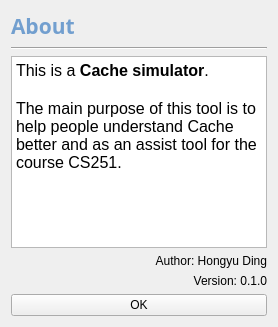
<?xml version="1.0" encoding="UTF-8"?>
<ui version="4.0">
 <class>AboutWindow</class>
 <widget class="QWidget" name="AboutWindow">
  <property name="geometry">
   <rect>
    <x>0</x>
    <y>0</y>
    <width>400</width>
    <height>300</height>
   </rect>
  </property>
  <property name="windowTitle">
   <string>About</string>
  </property>
  <layout class="QVBoxLayout" name="verticalLayout">
   <property name="sizeConstraint">
    <enum>QLayout::SetFixedSize</enum>
   </property>
   <item>
    <widget class="QLabel" name="AboutLabel">
     <property name="palette">
      <palette>
       <active>
        <colorrole role="WindowText">
         <brush brushstyle="SolidPattern">
          <color alpha="255">
           <red>114</red>
           <green>159</green>
           <blue>207</blue>
          </color>
         </brush>
        </colorrole>
        <colorrole role="Text">
         <brush brushstyle="SolidPattern">
          <color alpha="255">
           <red>0</red>
           <green>0</green>
           <blue>0</blue>
          </color>
         </brush>
        </colorrole>
        <colorrole role="PlaceholderText">
         <brush brushstyle="SolidPattern">
          <color alpha="128">
           <red>114</red>
           <green>159</green>
           <blue>207</blue>
          </color>
         </brush>
        </colorrole>
       </active>
       <inactive>
        <colorrole role="WindowText">
         <brush brushstyle="SolidPattern">
          <color alpha="255">
           <red>114</red>
           <green>159</green>
           <blue>207</blue>
          </color>
         </brush>
        </colorrole>
        <colorrole role="Text">
         <brush brushstyle="SolidPattern">
          <color alpha="255">
           <red>0</red>
           <green>0</green>
           <blue>0</blue>
          </color>
         </brush>
        </colorrole>
        <colorrole role="PlaceholderText">
         <brush brushstyle="SolidPattern">
          <color alpha="128">
           <red>114</red>
           <green>159</green>
           <blue>207</blue>
          </color>
         </brush>
        </colorrole>
       </inactive>
       <disabled>
        <colorrole role="WindowText">
         <brush brushstyle="SolidPattern">
          <color alpha="255">
           <red>190</red>
           <green>190</green>
           <blue>190</blue>
          </color>
         </brush>
        </colorrole>
        <colorrole role="Text">
         <brush brushstyle="SolidPattern">
          <color alpha="255">
           <red>190</red>
           <green>190</green>
           <blue>190</blue>
          </color>
         </brush>
        </colorrole>
        <colorrole role="PlaceholderText">
         <brush brushstyle="SolidPattern">
          <color alpha="128">
           <red>0</red>
           <green>0</green>
           <blue>0</blue>
          </color>
         </brush>
        </colorrole>
       </disabled>
      </palette>
     </property>
     <property name="font">
      <font>
       <family>Impact</family>
       <pointsize>16</pointsize>
       <weight>75</weight>
       <bold>true</bold>
      </font>
     </property>
     <property name="text">
      <string>About</string>
     </property>
    </widget>
   </item>
   <item>
    <widget class="Line" name="line">
     <property name="orientation">
      <enum>Qt::Horizontal</enum>
     </property>
    </widget>
   </item>
   <item>
    <widget class="QTextBrowser" name="textBrowser">
     <property name="html">
      <string>&lt;!DOCTYPE HTML PUBLIC &quot;-//W3C//DTD HTML 4.0//EN&quot; &quot;http://www.w3.org/TR/REC-html40/strict.dtd&quot;&gt;
&lt;html&gt;&lt;head&gt;&lt;meta name=&quot;qrichtext&quot; content=&quot;1&quot; /&gt;&lt;style type=&quot;text/css&quot;&gt;
p, li { white-space: pre-wrap; }
&lt;/style&gt;&lt;/head&gt;&lt;body style=&quot; font-family:'WenQuanYi Micro Hei Mono Bold'; font-size:11pt; font-weight:400; font-style:normal;&quot;&gt;
&lt;p style=&quot; margin-top:0px; margin-bottom:0px; margin-left:0px; margin-right:0px; -qt-block-indent:0; text-indent:0px;&quot;&gt;&lt;span style=&quot; font-size:12pt;&quot;&gt;This is a &lt;/span&gt;&lt;span style=&quot; font-size:12pt; font-weight:600;&quot;&gt;Cache simulator&lt;/span&gt;&lt;span style=&quot; font-size:12pt;&quot;&gt;. &lt;/span&gt;&lt;/p&gt;
&lt;p style=&quot;-qt-paragraph-type:empty; margin-top:0px; margin-bottom:0px; margin-left:0px; margin-right:0px; -qt-block-indent:0; text-indent:0px; font-size:12pt;&quot;&gt;&lt;br /&gt;&lt;/p&gt;
&lt;p style=&quot; margin-top:0px; margin-bottom:0px; margin-left:0px; margin-right:0px; -qt-block-indent:0; text-indent:0px;&quot;&gt;&lt;span style=&quot; font-size:12pt;&quot;&gt;The main purpose of this tool is to help people understand Cache better and as an assist tool for the course CS251.&lt;/span&gt;&lt;/p&gt;&lt;/body&gt;&lt;/html&gt;</string>
     </property>
    </widget>
   </item>
   <item>
    <widget class="QLabel" name="authorLabel">
     <property name="text">
      <string>Author: Hongyu Ding</string>
     </property>
     <property name="alignment">
      <set>Qt::AlignRight|Qt::AlignTrailing|Qt::AlignVCenter</set>
     </property>
    </widget>
   </item>
   <item>
    <widget class="QLabel" name="label">
     <property name="text">
      <string>Version: 0.1.0</string>
     </property>
     <property name="alignment">
      <set>Qt::AlignRight|Qt::AlignTrailing|Qt::AlignVCenter</set>
     </property>
    </widget>
   </item>
   <item>
    <widget class="QPushButton" name="okButton">
     <property name="text">
      <string>OK</string>
     </property>
    </widget>
   </item>
  </layout>
 </widget>
 <resources/>
 <connections>
  <connection>
   <sender>okButton</sender>
   <signal>clicked()</signal>
   <receiver>AboutWindow</receiver>
   <slot>close()</slot>
   <hints>
    <hint type="sourcelabel">
     <x>318</x>
     <y>270</y>
    </hint>
    <hint type="destinationlabel">
     <x>211</x>
     <y>268</y>
    </hint>
   </hints>
  </connection>
 </connections>
</ui>
